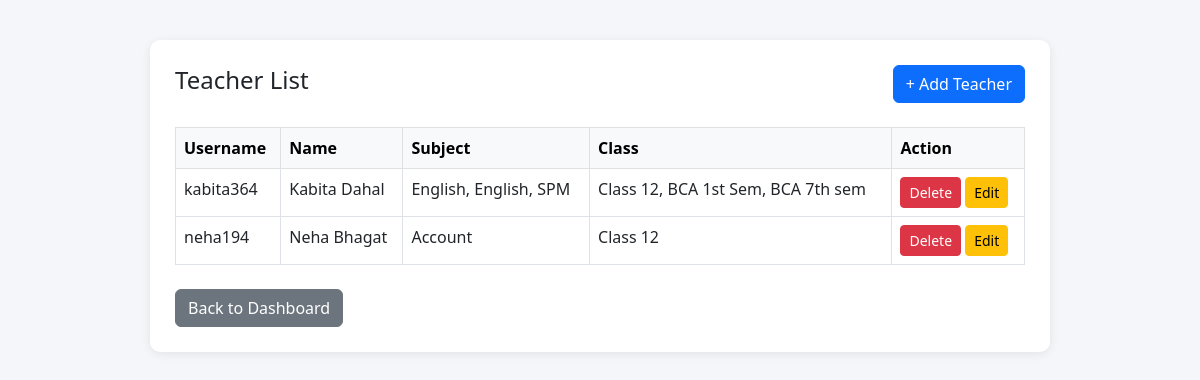
The page /teacher/ (signed in) on the database its author committed.
### result/models.py (models this page shows, shortened)
class Teacher(models.Model):
    user = models.OneToOneField(CustomUser, on_delete=models.CASCADE)

class CustomUser(AbstractUser):
    ROLE_CHOICES = (
        ('admin', 'Admin'),
        ('teacher', 'Teacher'),
        ('student', 'Student'),
    )
    role = models.CharField(max_length=10, choices=ROLE_CHOICES, default='student')
    phone = models.CharField(max_length=15, null=True, blank=True)

class TeacherAssignment(models.Model):
    teacher = models.ForeignKey(Teacher, on_delete=models.CASCADE, related_name='assignments')
    class_assigned = models.ForeignKey(Class, on_delete=models.CASCADE)
    subject_name = models.ForeignKey(Subject, on_delete=models.CASCADE)
    class Meta:
        unique_together = ('teacher', 'class_assigned', 'subject_name')

class Subject(models.Model):
    class_name = models.ForeignKey(
        Class, on_delete=models.CASCADE, related_name='subjects'
    )
    name = models.CharField(max_length=100)
    subject_code = models.CharField(max_length=20,unique=True, blank=True)
    full_marks = models.PositiveIntegerField(default=100)
    theory_marks = models.PositiveIntegerField(default=60)
    practical_marks = models.PositiveIntegerField(default=40)
    pass_marks = models.PositiveIntegerField(default=40)
    theory_pass_marks = models.PositiveIntegerField(default=24)
    practical_pass_marks = models.PositiveIntegerField(default=15)
    class Meta:
        ordering = ['name']

class Class(models.Model):
    name = models.CharField(max_length=20)
    section = models.CharField(max_length=10, blank=True)
    class Meta:
        verbose_name_plural = "Classes"
        ordering = ['name', 'section']

### result/views.py (the view)
# urls.py: path('teacher/', views.teacher_list, name='teacher_list'),
@login_required(login_url='result:admin_login')
def teacher_list(request):
    if not request.user.is_staff:
        return redirect('result:dashboard')
    teachers = Teacher.objects.select_related('user').prefetch_related('assignments__subject_name','assignments__class_assigned')
    return render(request, 'result/teacher_list.html', {'teachers': teachers})

### result/templates/result/teacher_list.html (shortened to what this page needs)
<!DOCTYPE html>
<html lang="en">
<head>
    <link href="https://cdn.jsdelivr.net/npm/bootstrap@5.3.0/dist/css/bootstrap.min.css" rel="stylesheet">
</head>
<body>
<div class="container">
    <div class="d-flex justify-content-between align-items-center mb-4">
        <h4> Teacher List</h4>
        <a href="{% url 'result:add_teacher' %}" class="btn btn-primary">+ Add Teacher</a>
    </div>
    <table class="table table-bordered table-hover">
        <thead class="table-light">
            <tr>
                <th>Username</th>
                <th>Name</th>
                <th>Subject</th>
                <th>Class</th>
                <th>Action</th>
            </tr>
        </thead>
        <tbody>
             {% for teacher in teachers %}
<tr>
    <td>{{ teacher.user.username }}</td>
    <td>{{ teacher.user.first_name }} {{ teacher.user.last_name }}</td>
    <td>
        {% for a in teacher.assignments.all %}
            {{ a.subject_name.name }}{% if not forloop.last %}, {% endif %}
        {% empty %}
            No subject
        {% endfor %}
    </td>
    <td>
        {% for a in teacher.assignments.all %}
            {{ a.class_assigned.name }}{% if not forloop.last %}, {% endif %}
        {% empty %}
            No class
        {% endfor %}
    </td>
    <td>
        <form method="post"
              action="{% url 'result:delete_teacher' teacher.pk %}"
              onsubmit="return confirm('Delete this teacher?')">
            <button type="submit" class="btn btn-sm btn-danger">
                Delete
            </button>
            <a href="{% url 'result:edit_teacher' teacher.id %}" class="btn btn-warning btn-sm">Edit</a>
        </form>
    </td>
</tr>
{% empty %}
<tr>
    <td colspan="5" class="text-center text-muted">
        No teachers added yet
    </td>
</tr>
{% endfor %}
        </tbody>
    </table>
    <a href="{% url 'result:dashboard' %}" class="btn btn-secondary mt-2"> Back to Dashboard</a>
</div>
</body>
</html>

### result/templates/result/teacher_list.html (style rules this page uses)
body { background: #f4f6f9; }
.container { max-width: 900px; margin: 40px auto; background: #fff; padding: 25px; border-radius: 10px; box-shadow: 0 2px 10px rgba(0,0,0,0.08); }

### rows shown on the page
Teacher: user.username "kabita364", user.first_name "Kabita", user.last_name "Dahal"
TeacherAssignment: subject_name.name "English", class_assigned.name "Class 12"
TeacherAssignment: subject_name.name "English", class_assigned.name "BCA 1st Sem"
TeacherAssignment: subject_name.name "SPM", class_assigned.name "BCA 7th sem"
Teacher: user.username "neha194", user.first_name "Neha", user.last_name "Bhagat"
TeacherAssignment: subject_name.name "Account", class_assigned.name "Class 12"
